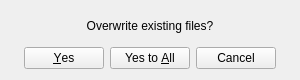
<?xml version="1.0" encoding="UTF-8"?>
<ui version="4.0">
 <class>Form</class>
 <widget class="QWidget" name="Form">
  <property name="geometry">
   <rect>
    <x>0</x>
    <y>0</y>
    <width>300</width>
    <height>80</height>
   </rect>
  </property>
  <property name="windowTitle">
   <string>Confirmation</string>
  </property>
  <property name="layoutDirection">
   <enum>Qt::LeftToRight</enum>
  </property>
  <layout class="QVBoxLayout" name="verticalLayout">
   <item>
    <widget class="QLabel" name="label">
     <property name="text">
      <string>Overwrite existing files?</string>
     </property>
     <property name="alignment">
      <set>Qt::AlignCenter</set>
     </property>
    </widget>
   </item>
   <item>
    <widget class="QDialogButtonBox" name="buttonBox">
     <property name="orientation">
      <enum>Qt::Horizontal</enum>
     </property>
     <property name="standardButtons">
      <set>QDialogButtonBox::Cancel|QDialogButtonBox::Yes|QDialogButtonBox::YesToAll</set>
     </property>
     <property name="centerButtons">
      <bool>true</bool>
     </property>
    </widget>
   </item>
  </layout>
 </widget>
 <resources/>
 <connections/>
</ui>
